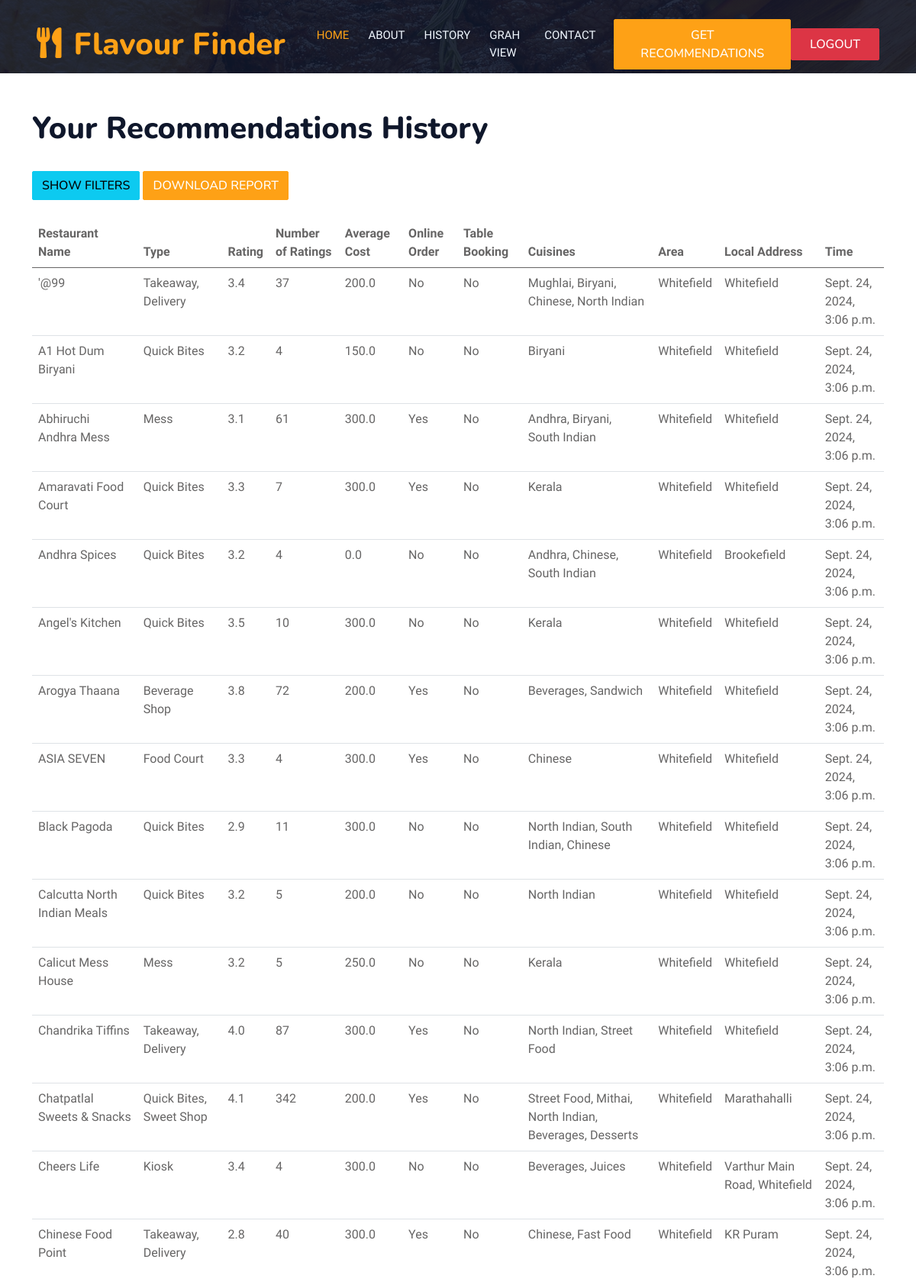
/history/ (signed in, upper part), run on the app's committed database.
### restaurant_app/models.py (models this page shows, shortened)
class UserHistory(models.Model):
    user = models.ForeignKey(User, on_delete=models.CASCADE, related_name='history')
    restaurant_name = models.CharField(max_length=150)
    restaurant_type = models.CharField(max_length=100)
    rate = models.FloatField()
    num_of_ratings = models.IntegerField()
    avg_cost = models.FloatField()
    online_order = models.CharField(max_length=10)
    table_booking = models.CharField(max_length=10)
    cuisines_type = models.CharField(max_length=200)
    area = models.CharField(max_length=100)
    local_address = models.CharField(max_length=200)
    interaction_time = models.DateTimeField(auto_now_add=True)
    interaction_datetime = models.DateTimeField(null=True, blank=True)

### restaurant_app/views.py (the view)
# urls.py: path('history/', history, name='history'),
@login_required
def history(request):
    user_history = UserHistory.objects.filter(user=request.user)
    price_range = request.GET.get('price_range')
    rating = request.GET.get('rating')
    restaurant_type = request.GET.get('restaurant_type')
    if price_range:
        try:
            price_limit = float(price_range)
            user_history = user_history.filter(avg_cost__lte=price_limit)
        except ValueError:
            pass  # Handle invalid float conversion gracefully
    if rating:
        user_history = user_history.filter(rate=rating)
    if restaurant_type:
        user_history = user_history.filter(restaurant_type=restaurant_type)
    return render(request, 'history.html', {'history': user_history})

### restaurant_app/templates/history.html (shortened to what this page needs)
<!DOCTYPE html>
<html lang="en">
<head>
    {% load static %}
    <link href="https://cdnjs.cloudflare.com/ajax/libs/font-awesome/5.10.0/css/all.min.css" rel="stylesheet">
    <link href="https://cdn.jsdelivr.net/npm/bootstrap-icons@1.4.1/font/bootstrap-icons.css" rel="stylesheet">
    <link href="{% static 'lib/animate/animate.min.css' %}" rel="stylesheet">
    <link href="{% static 'lib/owlcarousel/assets/owl.carousel.min.css' %}" rel="stylesheet">
    <link href="{% static 'lib/tempusdominus/css/tempusdominus-bootstrap-4.min.css' %}" rel="stylesheet">
    <link href="{% static 'css/bootstrap.min.css' %}" rel="stylesheet">
    <link href="{% static 'css/style.css' %}" rel="stylesheet">
</head>
<body>
    <div class="container-xxl bg-white p-0">
        <div class="container-xxl position-relative p-0">
            <nav class="navbar navbar-expand-lg navbar-dark bg-dark px-4 px-lg-5 py-3 py-lg-0">
                <a href="{% url 'dashboard' %}" class="navbar-brand p-0">
                    <h1 class="text-primary m-0"><i class="fa fa-utensils me-3"></i>Flavour Finder</h1>
                </a>
                <div class="collapse navbar-collapse" id="navbarCollapse">
                    <div class="navbar-nav ms-auto py-0 pe-4">
                        <a href="{% url 'dashboard' %}" class="nav-item nav-link active">Home</a>
                        <a href="{% url 'about' %}" class="nav-item nav-link">About</a>
                        <a href="{% url 'history' %}" class="nav-item nav-link">History</a>
                        <a href="{% url 'graph' %}" class="nav-item nav-link">Grah View</a>
                        <a href="{% url 'contact' %}" class="nav-item nav-link">Contact</a>
                    </div>
                    <a href="{% url 'recommend' %}" class="btn btn-primary py-2 px-4">Get Recommendations</a>
                    <br>
                    <form method="POST" action="{% url 'logout' %}" class="d-inline">
                        <button type="submit" class="btn btn-danger py-2 px-4">Logout</button>
                    </form>
                </div>
            </nav>
        <div class="container-xxl py-5 bg-dark hero-header mb-5">
        </div>
    </div>
    {% block content %}
    <section class="section">
        <div class="container">
            <h1 class="title">Your Recommendations History</h1><br>
            <button id="filterButton" class="btn btn-info mb-4">Show Filters</button>
            <a href="{% url 'download_user_history' %}" class="btn btn-primary mb-4">Download Report</a>
            {% if history %}
                <table class="table is-fullwidth is-striped">
                    <thead>
                        <tr>
                            <th>Restaurant Name</th>
                            <th>Type</th>
                            <th>Rating</th>
                            <th>Number of Ratings</th>
                            <th>Average Cost</th>
                            <th>Online Order</th>
                            <th>Table Booking</th>
                            <th>Cuisines</th>
                            <th>Area</th>
                            <th>Local Address</th>
                            <th>Time</th>
                        </tr>
                    </thead>
                    <tbody>
                        {% for entry in history %}
                        <tr>
                            <td>{{ entry.restaurant_name }}</td>
                            <td>{{ entry.restaurant_type }}</td>
                            <td>{{ entry.rate }}</td>
                            <td>{{ entry.num_of_ratings }}</td>
                            <td>{{ entry.avg_cost }}</td>
                            <td>{{ entry.online_order }}</td>
                            <td>{{ entry.table_booking }}</td>
                            <td>{{ entry.cuisines_type }}</td>
                            <td>{{ entry.area }}</td>
                            <td>{{ entry.local_address }}</td>
                            <td>{{ entry.interaction_time }}</td>
                        </tr>
                        {% endfor %}
                    </tbody>
                </table>
            {% else %}
                <p>No history available. Please make some searches on the <a href="{% url 'dashboard' %}">dashboard</a>.</p>
            {% endif %}
        </div>
    </section>
    {% endblock %}
    </div>
</body>
</html>

### restaurant_app/static/css/style.css (style rules this page uses)
:root { --primary: #FEA116; --light: #F1F8FF; --dark: #0F172B; }
.btn { font-family: 'Nunito', sans-serif; font-weight: 500; text-transform: uppercase; transition: .5s; }
.btn.btn-primary, .btn.btn-secondary { color: #FFFFFF; }
.navbar-dark .navbar-nav .nav-link { position: relative; margin-left: 25px; padding: 35px 0; font-size: 15px; color: var(--light) !important; text-transform: uppercase; font-weight: 500; outline: none; transition: .5s; }
.navbar-dark .navbar-nav .nav-link:hover, .navbar-dark .navbar-nav .nav-link.active { color: var(--primary) !important; }
@media (min-width: 992px) { .navbar-dark { position: absolute; width: 100%; top: 0; left: 0; z-index: 999; background: transparent !important; } }
.hero-header { background: linear-gradient(rgba(15, 23, 43, .9), rgba(15, 23, 43, .9)), url(../img/bg-hero.jpg); background-position: center center; background-repeat: no-repeat; background-size: cover; }

### data on the page
UserHistory: restaurant_name "'@99", restaurant_type "Takeaway, Delivery", rate "3.4", num_of_ratings "37", avg_cost "200.0", online_order "No", table_booking "No", cuisines_type "Mughlai, Biryani, Chinese, North Indian", area "Whitefield", local_address "Whitefield", interaction_time "Sept. 24, 2024, 3:06 p.m."
UserHistory: restaurant_name "A1 Hot Dum Biryani", restaurant_type "Quick Bites", rate "3.2", num_of_ratings "4", avg_cost "150.0", online_order "No", table_booking "No", cuisines_type "Biryani", area "Whitefield", local_address "Whitefield", interaction_time "Sept. 24, 2024, 3:06 p.m."
UserHistory: restaurant_name "Abhiruchi Andhra Mess", restaurant_type "Mess", rate "3.1", num_of_ratings "61", avg_cost "300.0", online_order "Yes", table_booking "No", cuisines_type "Andhra, Biryani, South Indian", area "Whitefield", local_address "Whitefield", interaction_time "Sept. 24, 2024, 3:06 p.m."
UserHistory: restaurant_name "Amaravati Food Court", restaurant_type "Quick Bites", rate "3.3", num_of_ratings "7", avg_cost "300.0", online_order "Yes", table_booking "No", cuisines_type "Kerala", area "Whitefield", local_address "Whitefield", interaction_time "Sept. 24, 2024, 3:06 p.m."
UserHistory: restaurant_name "Andhra Spices", restaurant_type "Quick Bites", rate "3.2", num_of_ratings "4", avg_cost "0.0", online_order "No", table_booking "No", cuisines_type "Andhra, Chinese, South Indian", area "Whitefield", local_address "Brookefield", interaction_time "Sept. 24, 2024, 3:06 p.m."
UserHistory: restaurant_name "Angel's Kitchen", restaurant_type "Quick Bites", rate "3.5", num_of_ratings "10", avg_cost "300.0", online_order "No", table_booking "No", cuisines_type "Kerala", area "Whitefield", local_address "Whitefield", interaction_time "Sept. 24, 2024, 3:06 p.m."
UserHistory: restaurant_name "Arogya Thaana", restaurant_type "Beverage Shop", rate "3.8", num_of_ratings "72", avg_cost "200.0", online_order "Yes", table_booking "No", cuisines_type "Beverages, Sandwich", area "Whitefield", local_address "Whitefield", interaction_time "Sept. 24, 2024, 3:06 p.m."
UserHistory: restaurant_name "ASIA SEVEN", restaurant_type "Food Court", rate "3.3", num_of_ratings "4", avg_cost "300.0", online_order "Yes", table_booking "No", cuisines_type "Chinese", area "Whitefield", local_address "Whitefield", interaction_time "Sept. 24, 2024, 3:06 p.m."
UserHistory: restaurant_name "Black Pagoda", restaurant_type "Quick Bites", rate "2.9", num_of_ratings "11", avg_cost "300.0", online_order "No", table_booking "No", cuisines_type "North Indian, South Indian, Chinese", area "Whitefield", local_address "Whitefield", interaction_time "Sept. 24, 2024, 3:06 p.m."
UserHistory: restaurant_name "Calcutta North Indian Meals", restaurant_type "Quick Bites", rate "3.2", num_of_ratings "5", avg_cost "200.0", online_order "No", table_booking "No", cuisines_type "North Indian", area "Whitefield", local_address "Whitefield", interaction_time "Sept. 24, 2024, 3:06 p.m."
UserHistory: restaurant_name "Calicut Mess House", restaurant_type "Mess", rate "3.2", num_of_ratings "5", avg_cost "250.0", online_order "No", table_booking "No", cuisines_type "Kerala", area "Whitefield", local_address "Whitefield", interaction_time "Sept. 24, 2024, 3:06 p.m."
UserHistory: restaurant_name "Chandrika Tiffins", restaurant_type "Takeaway, Delivery", rate "4.0", num_of_ratings "87", avg_cost "300.0", online_order "Yes", table_booking "No", cuisines_type "North Indian, Street Food", area "Whitefield", local_address "Whitefield", interaction_time "Sept. 24, 2024, 3:06 p.m."
UserHistory: restaurant_name "Chatpatlal Sweets & Snacks", restaurant_type "Quick Bites, Sweet Shop", rate "4.1", num_of_ratings "342", avg_cost "200.0", online_order "Yes", table_booking "No", cuisines_type "Street Food, Mithai, North Indian, Beverages, Desserts", area "Whitefield", local_address "Marathahalli", interaction_time "Sept. 24, 2024, 3:06 p.m."
UserHistory: restaurant_name "Cheers Life", restaurant_type "Kiosk", rate "3.4", num_of_ratings "4", avg_cost "300.0", online_order "No", table_booking "No", cuisines_type "Beverages, Juices", area "Whitefield", local_address "Varthur Main Road, Whitefield", interaction_time "Sept. 24, 2024, 3:06 p.m."
UserHistory: restaurant_name "Chinese Food Point", restaurant_type "Takeaway, Delivery", rate "2.8", num_of_ratings "40", avg_cost "300.0", online_order "Yes", table_booking "No", cuisines_type "Chinese, Fast Food", area "Whitefield", local_address "KR Puram", interaction_time "Sept. 24, 2024, 3:06 p.m."
